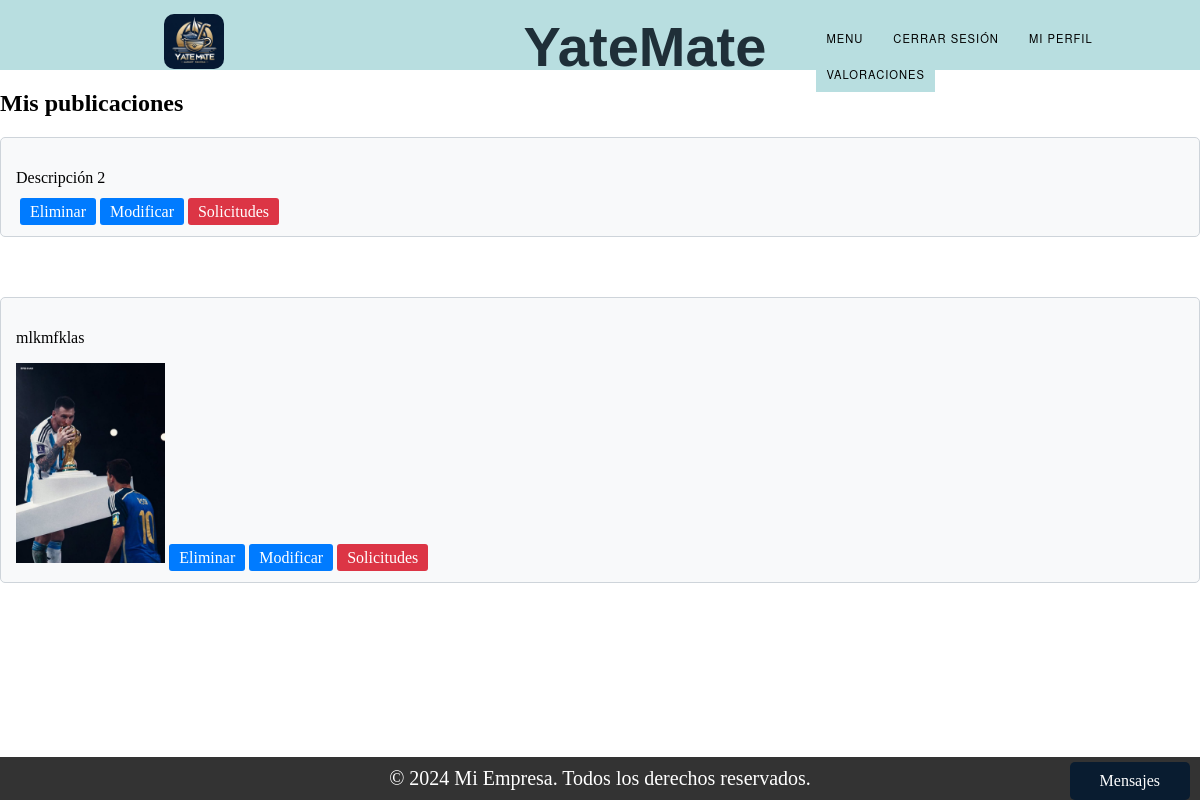
Page /mis_publicaciones/ (signed in) on the earlier database version.
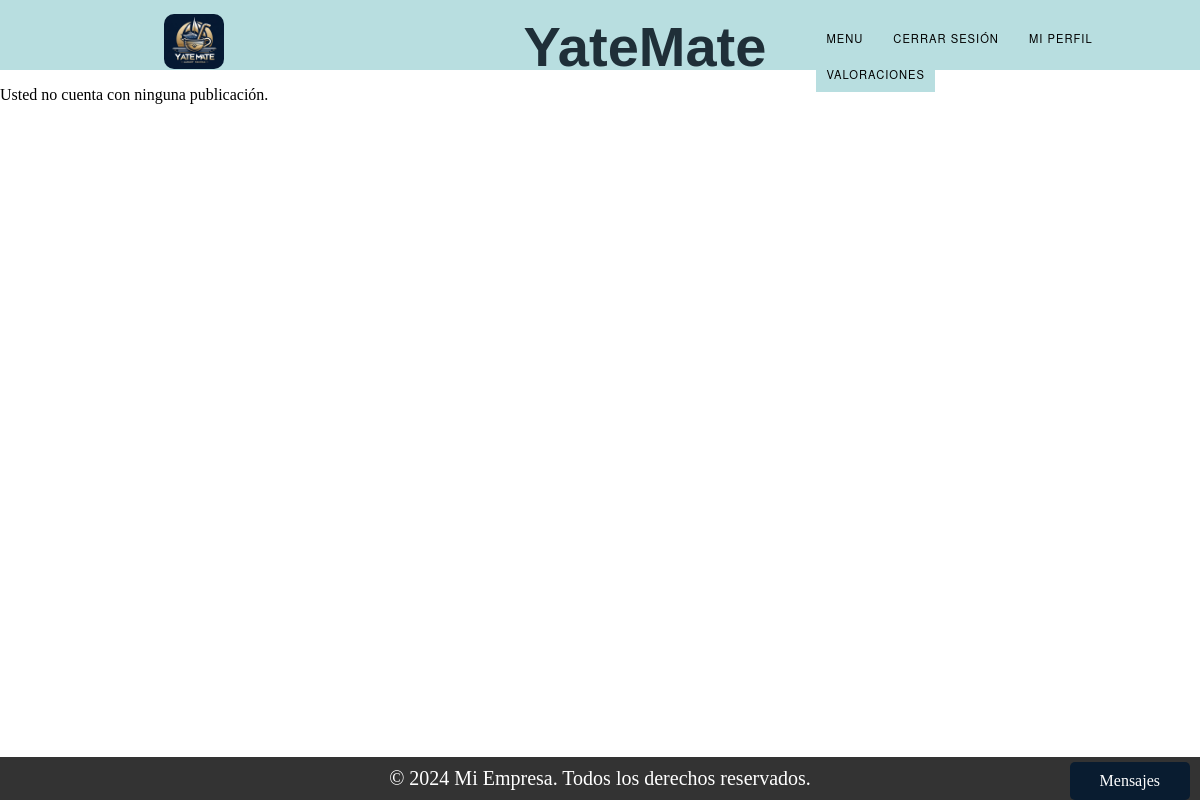
Same page on the later database version.
### Trueque/models.py (models this page shows, shortened)
class Publicacion_ObjetoValioso(models.Model):
    ESTADO_CHOICES = (
        ('Vigente', 'Vigente'),
        ('Proceso', 'Proceso'),
        ('Finalizado', 'Finalizado'),
    )
    tipo = models.CharField(max_length=100)
    marca = models.CharField(max_length=100)
    descripcion = models.TextField()
    estado = models.CharField(max_length=50)
    matricula = models.CharField(max_length=50)  # Agregado el campo matricula
    dueño = models.ForeignKey(User, on_delete=models.SET_NULL, null=True)
    foto = models.ImageField(upload_to='static/img_o/')

### Trueque/views.py (the view)
# urls.py: path("mis_publicaciones/", views.mis_publicaciones, name="ver_mis_publicaciones"),
def mis_publicaciones(request):
    user_id = request.session['user_id']
    objetos = Publicacion_ObjetoValioso.objects.filter(dueño=user_id)
    embarcaciones = Publicacion_Embarcacion.objects.filter(embarcacion__dueno_id=user_id)
    objetos_con_solicitudes = []
    embarcaciones_con_solicitudes = []
    for objeto in objetos:
        tiene_solicitudes = Solicitud_ObjetosValiosos.objects.filter(publicacion=objeto).exists()
        if tiene_solicitudes:
            objetos_con_solicitudes.append(objeto.id)
    for embarcacion in embarcaciones:
        tiene_solicitudes = Solicitud_Embarcaciones.objects.filter(publicacion=embarcacion).exists()
        if tiene_solicitudes:
            embarcaciones_con_solicitudes.append(embarcacion.id)
    return render(request, "ver_mis_publicaciones.html", {
        'objetos': objetos,
        'embarcaciones': embarcaciones,
        'objetos_con_solicitudes': objetos_con_solicitudes,
        'embarcaciones_con_solicitudes': embarcaciones_con_solicitudes,
    })

### Trueque/context_processors.py (called while the page is built)
def conversaciones_usuario(request):
    user_id = request.session.get('user_id')
    if user_id:
        conversaciones = Conversacion.objects.filter(Q(dueño_publicacion=user_id) | Q(solicitante=user_id))
        return {'conversaciones_usuario': conversaciones}
    else:
        return {'conversaciones_usuario': []}

### Trueque/models.py (called while the page is built)
    def get_mensajes(self):
        return Mensajes_chat.objects.filter(conversacion=self).order_by('enviado_a')

### Trueque/templates/ver_mis_publicaciones.html (shortened to what this page needs)
{% extends "base.html" %}
{% load static %}
{% block content %}
{% if objetos or embarcaciones %}
    {% if objetos %}
    <h2>Mis publicaciones</h2>
        {% for objeto in objetos %}
            <div class="card">
                <p>{{ objeto.descripcion|truncatechars:70 }}</p>
                {% if objeto.foto %}
                <img src="{{ objeto.foto.url }}" alt="" class="img-fluid"  style="max-width: 80%; max-height: 200px;">
                {% endif %}
                <a href={% url 'eliminar_objeto' objeto.id %} class="btn btn-card">Eliminar</a>
                <a href="#" class="btn btn-card">Modificar</a>
                {% if objeto.id in objetos_con_solicitudes %}
                    <a href={% url 'solicitudes_trueque_objeto' objeto.id %} class="btn btn-cardVerde" >Solicitudes</a>
                {% else %}
                    <a class="btn btn-cardRojo">Solicitudes</a>
                {% endif %}
            </div>
        {% endfor %}
    {% endif %}
{% else %}
    <p>Usted no cuenta con ninguna publicación.</p>
{% endif %}
{% endblock %}

### templates/base.html (shortened to what this page needs)
<!DOCTYPE html>
<html lang="es">
<head>
<link rel="stylesheet" href="styles.css">
</head>
<body>
{% include "partials/header.html" %}
{% block content %}{% endblock %}
{% include "partials/footer.html" %}
{% if request.session.user_type == 'Usuario' or request.session.user_type == 'Cliente' %}
        {% include 'partials/messages_bar.html' %}
{% endif %}
</body>
</html>

### templates/partials/header.html (shortened to what this page needs)
{% load static %}
<!DOCTYPE html>
<html lang="es">
<head>
<link rel="stylesheet" type="text/css" href="{% static 'css/styles.css' %}">
</head>
<body>
<header class="header1">
  <div class="navegacion">
    <div id="box-img">
      <img src="{% static 'img/iconY.jpg' %}" alt="Logo" >
    </div>
    <div class="titulo-cli">
      <h1>YateMate</h1>
    </div>
    <nav id="menu">
      <div id="div-nav">
        <ul>
          <li>
            <a href="#">Menu</a>
          </li>
          {% if request.session.user_id %}
            <li><a href="http://127.0.0.1:8000/login/logout">Cerrar sesión</a></li>
            <li><a href="{% url 'perfil' request.session.user_id  %}">Mi Perfil</a></li>
            {% if request.session.user_type != 'Administrador'%}
            <li class="dropdown">
              <a href="#">Valoraciones</a>
            </li>
            {% endif %}
          {% else %}
            <li><a href="http://127.0.0.1:8000/login/">Iniciar sesión</a></li>
            <li><a href="http://127.0.0.1:8000/register/">Registrarse</a></li>
          {% endif %}
        </ul>
      </div>
    </nav>
  </div>
</header>
</body>
</html>

### templates/partials/footer.html (shortened to what this page needs)
<!DOCTYPE html>
<html lang="es">
<head>
</head>
<body>
<footer>
    <div class="container">
        <p>&copy; 2024 Mi Empresa. Todos los derechos reservados.</p>
    </div>
</footer>
</body>
</html>

### templates/partials/messages_bar.html (shortened to what this page needs)
{% load static %}
<!DOCTYPE html>
<html lang="en">
<head>
</head>
<body>
<div class="mensaje-bar">Mensajes</div>
</body>
</html>

### static/css/styles.css (style rules this page uses)
body { margin: 0; padding: 0; }
.header1 { background-color: #b8dee0; width: 100%; height:70px; }
.navegacion { display: flex; align-items: flex-start; justify-content: flex-start; }
.titulo-cli { display: flex; align-items: flex-start; justify-content: flex-start; margin-left:140px; }
.titulo-cli h1 { font-family: 'Alumni Sans Pinstripe', sans-serif; font-size: 3.5rem; font-weight: 800; margin: 0 ; color: #1f2f38; }
#menu { display: flex; align-items: center; flex-direction: row; margin-top: 20px; width: 100%; height: 100%; margin-left: 50px; justify-content: center; }
#menu ul { list-style:none; margin:0; padding:0; }
#menu ul li { background-color:#b8dee0;; }
#menu ul a { display:block; color:black; text-decoration:none; font-weight:400; font-size:0.7rem; padding:6px; font-family:"HelveticaNeue", "Helvetica Neue", Helvetica, Arial, sans-serif; text-transform:uppercase; letter-spacing:1px; }
#menu ul li { position:relative; float:left; margin:0; padding:0; }
#box-img { display: flex; width: 100%; height: 100%; align-items: center; justify-content: center; }
#box-img img { width: 60px; height: 60px; border-radius: 10px; margin-left: 5px; margin-top: 4px; }
ul { list-style: none; }
li { list-style: none; }
.container { display: flex; width: 100%; height: 100%; align-items:center; justify-content: center; margin-top: 100px; margin-bottom: 100px; }

### templates/partials/header.html (style rules this page uses)
.header1 { position: relative; z-index: 1000; }
.navegacion { display: flex; justify-content: space-between; align-items: center; }
#menu { position: relative; }
#menu ul { list-style: none; padding: 0; margin: 0; }
#menu ul li { position: relative; display: inline-block; margin-right: 10px; }
#menu ul li a { text-decoration: none; padding: 10px; display: block; }
#box-img img { max-height: 55px; margin-top: -10px; }

### templates/partials/footer.html (style rules this page uses)
footer { background-color: #333; color: #fff; padding: 10px 0; text-align: center; position: fixed; bottom: 0; width: 100%; }
.container { padding: 0; margin: 0; }
footer p { margin: 0; font-size: 20px; }
.mensaje-bar { position: fixed; bottom: 0px; right: 10px; background-color: #091c30; color: #fff; padding: 10px 30px;; border-radius: 5px; cursor: pointer; z-index: 1000; }

### templates/partials/messages_bar.html (style rules this page uses)
.mensaje-bar { position: fixed; bottom: 0px; right: 10px; background-color: #091c30; color: #fff; padding: 10px 30px; border-radius: 5px; cursor: pointer; z-index: 1000; }

Differences in the rows shown:
removed Publicacion_ObjetoValioso: descripcion "Descripción 2", shows "Solicitudes"
removed Publicacion_ObjetoValioso: descripcion "mlkmfklas", foto (picture), shows "Solicitudes"
Other differences:
text no longer shown: "Mis publicaciones"
text now shown: "Usted no cuenta con ninguna publicación."
